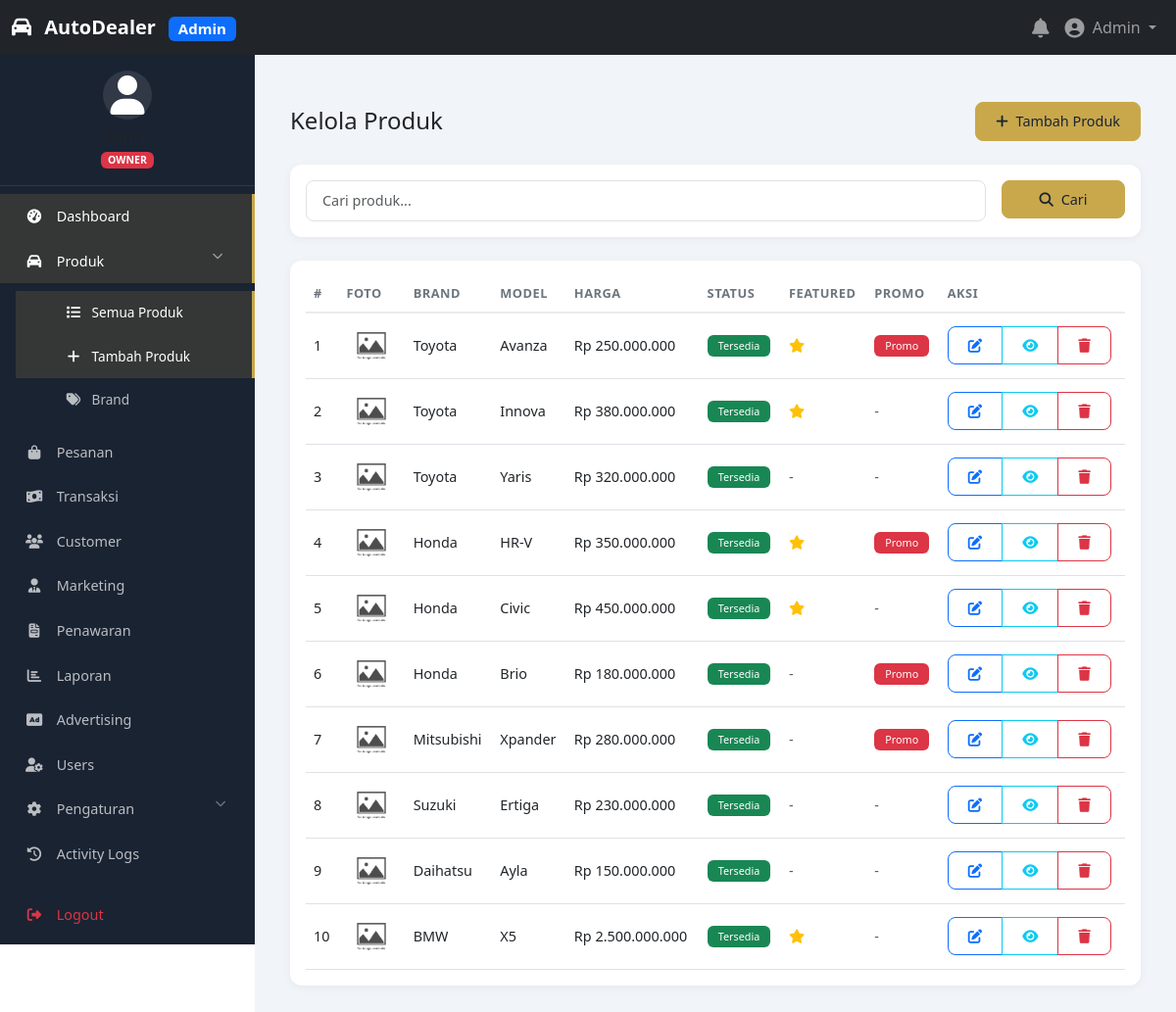
The page /admin/products/index.php (signed in) on the database its author committed.
### tables this page shows
CREATE TABLE IF NOT EXISTS users (
    id INT PRIMARY KEY AUTO_INCREMENT,
    username VARCHAR(50) UNIQUE DEFAULT NULL,
    email VARCHAR(100) UNIQUE NOT NULL,
    password VARCHAR(255) NOT NULL,
    first_name VARCHAR(50) DEFAULT NULL,
    last_name VARCHAR(50) DEFAULT NULL,
    phone VARCHAR(20) DEFAULT NULL,
    avatar VARCHAR(255) DEFAULT NULL,
    role ENUM('owner', 'supervisor', 'marketing', 'customer') DEFAULT 'customer',
    status ENUM('active', 'inactive', 'suspended') DEFAULT 'active',
    last_login DATETIME DEFAULT NULL,
    remember_token VARCHAR(255) DEFAULT NULL,
    created_at TIMESTAMP DEFAULT CURRENT_TIMESTAMP,
    updated_at TIMESTAMP DEFAULT CURRENT_TIMESTAMP ON UPDATE CURRENT_TIMESTAMP,
    INDEX idx_email (email),
    INDEX idx_username (username),
    INDEX idx_role (role),
    INDEX idx_status (status)
);

CREATE TABLE IF NOT EXISTS products (
    id INT PRIMARY KEY AUTO_INCREMENT,
    brand_id INT NOT NULL,
    model VARCHAR(100) NOT NULL,
    variant VARCHAR(100) DEFAULT NULL,
    slug VARCHAR(150) UNIQUE NOT NULL,
    year INT DEFAULT NULL,
    price DECIMAL(15,2) NOT NULL,
    promo_price DECIMAL(15,2) DEFAULT NULL,
    mileage INT DEFAULT NULL,
    transmission ENUM('Manual', 'Automatic', 'CVT', 'DCT') DEFAULT 'Manual',
    fuel_type ENUM('Bensin', 'Diesel', 'Electric', 'Hybrid') DEFAULT 'Bensin',
    color VARCHAR(50) DEFAULT NULL,
    `condition` ENUM('Baru', 'Bekas', 'Reconditioned') DEFAULT 'Baru',
    stock INT DEFAULT 1,
    vin VARCHAR(50) DEFAULT NULL,
    description TEXT DEFAULT NULL,
    specifications JSON DEFAULT NULL,
    is_featured BOOLEAN DEFAULT FALSE,
    is_promo BOOLEAN DEFAULT FALSE,
    status ENUM('available', 'sold', 'reserved', 'inactive') DEFAULT 'available',
    views INT DEFAULT 0,
    created_at TIMESTAMP DEFAULT CURRENT_TIMESTAMP,
    updated_at TIMESTAMP DEFAULT CURRENT_TIMESTAMP ON UPDATE CURRENT_TIMESTAMP,
    FOREIGN KEY (brand_id) REFERENCES brands(id) ON DELETE CASCADE,
    INDEX idx_brand (brand_id),
    INDEX idx_slug (slug),
    INDEX idx_status (status),
    INDEX idx_price (price),
    INDEX idx_year (year),
    INDEX idx_featured (is_featured),
    INDEX idx_promo (is_promo)
);

CREATE TABLE IF NOT EXISTS brands (
    id INT PRIMARY KEY AUTO_INCREMENT,
    name VARCHAR(50) NOT NULL,
    slug VARCHAR(50) UNIQUE NOT NULL,
    logo VARCHAR(255) DEFAULT NULL,
    description TEXT DEFAULT NULL,
    status ENUM('active', 'inactive') DEFAULT 'active',
    sort_order INT DEFAULT 0,
    created_at TIMESTAMP DEFAULT CURRENT_TIMESTAMP,
    updated_at TIMESTAMP DEFAULT CURRENT_TIMESTAMP ON UPDATE CURRENT_TIMESTAMP,
    INDEX idx_slug (slug),
    INDEX idx_status (status)
);

### admin/products/index.php (the view, shortened to what the rows shown need)
<?php
require_once '../../config/config.php';
require_once '../../includes/functions.php';
$auth->requireRole(['owner', 'supervisor']);
include '../includes/admin-header.php';
$db = Database::getInstance();
$page = $_GET['page'] ?? 1;
$limit = 15;
$offset = ($page - 1) * $limit;
$params = [];
$where = '1=1';
$sql = "SELECT p.*, b.name as brand_name
        FROM products p
        JOIN brands b ON p.brand_id = b.id
        WHERE $where
        ORDER BY p.created_at DESC
        LIMIT ? OFFSET ?";
$params[] = $limit;
$params[] = $offset;
$stmt = $db->prepare($sql);
$stmt->execute($params);
$products = $stmt->fetchAll();
?>
<div class="card">
    <div class="card-body">
        <div class="table-responsive">
            <table class="table table-hover">
                <thead>
                    <tr>
                        <th>#</th>
                        <th>Foto</th>
                        <th>Brand</th>
                        <th>Model</th>
                        <th>Harga</th>
                        <th>Status</th>
                        <th>Featured</th>
                        <th>Promo</th>
                        <th>Aksi</th>
                    </tr>
                </thead>
                <tbody>
                    <?php if (empty($products)): ?>
                        <tr>
                            <td colspan="9" class="text-center">Belum ada produk</td>
                        </tr>
                    <?php else: ?>
                        <?php foreach ($products as $index => $product): ?>
                            <tr>
                                <td><?= $offset + $index + 1 ?></td>
                                <td>
                                    <?php
                                    $stmt = $db->prepare("SELECT image_path FROM product_images WHERE product_id = ? AND is_primary = 1 LIMIT 1");
                                    $stmt->execute([$product['id']]);
                                    $img = $stmt->fetch();
                                    $imgPath = $img ? UPLOADS_URL . 'products/' . $img['image_path'] : ASSETS_URL . 'images/no-image.jpg';
                                    ?>
                                    <img src="<?= $imgPath ?>" alt="<?= escape($product['model']) ?>"
                                         style="width: 50px; height: 50px; object-fit: cover; border-radius: 4px;">
                                </td>
                                <td><?= escape($product['brand_name']) ?></td>
                                <td><?= escape($product['model']) ?></td>
                                <td><?= formatCurrency($product['price']) ?></td>
                                <td>
                                    <span class="badge bg-<?= getStatusBadge($product['status']) ?>">
                                        <?= getStatusLabel($product['status']) ?>
                                    </span>
                                </td>
                                <td>
                                    <?php if ($product['is_featured']): ?>
                                        <i class="fas fa-star text-warning"></i>
                                    <?php else: ?>
                                        <span class="text-muted">-</span>
                                    <?php endif; ?>
                                </td>
                                <td>
                                    <?php if ($product['is_promo'] && $product['promo_price'] > 0): ?>
                                        <span class="badge bg-danger">Promo</span>
                                    <?php else: ?>
                                        <span class="text-muted">-</span>
                                    <?php endif; ?>
                                </td>
                                <td>
                                    <div class="btn-group btn-group-sm">
                                        <a href="edit.php?id=<?= $product['id'] ?>" class="btn btn-outline-primary">
                                            <i class="fas fa-edit"></i>
                                        </a>
                                        <a href="<?= BASE_URL ?>product-detail.php?id=<?= $product['id'] ?>"
                                           class="btn btn-outline-info" target="_blank">
                                            <i class="fas fa-eye"></i>
                                        </a>
                                        <?php if ($auth->hasRole('owner')): ?>
                                            <button class="btn btn-outline-danger" onclick="confirmDelete(<?= $product['id'] ?>)">
                                                <i class="fas fa-trash"></i>
                                            </button>
                                        <?php endif; ?>
                                    </div>
                                </td>
                            </tr>
                        <?php endforeach; ?>
                    <?php endif; ?>
                </tbody>
            </table>
        </div>
    </div>
</div>
<?php include '../includes/admin-footer.php'; ?>

### admin/includes/admin-header.php (shortened to what the rows shown need)
<?php
require_once dirname(__DIR__, 2) . '/config/config.php';
require_once dirname(__DIR__, 2) . '/includes/functions.php';
$user = $auth->getCurrentUser();
?>
<!DOCTYPE html>
<html lang="id">
<head>
    <link href="https://cdn.jsdelivr.net/npm/bootstrap@5.3.0/dist/css/bootstrap.min.css" rel="stylesheet">
    <link rel="stylesheet" href="https://cdnjs.cloudflare.com/ajax/libs/font-awesome/6.5.0/css/all.min.css">
    <link rel="stylesheet" href="<?= ASSETS_URL ?>css/admin.css?v=<?= time() ?>">
    <link rel="stylesheet" href="<?= ASSETS_URL ?>css/responsive.css?v=<?= time() ?>">
</head>
<body>
    <nav class="navbar navbar-expand-lg navbar-dark bg-dark fixed-top">
        <div class="container-fluid">
            <div class="collapse navbar-collapse" id="adminNavbar">
                <ul class="navbar-nav ms-auto align-items-center">
                    <li class="nav-item dropdown">
                        <a class="nav-link dropdown-toggle" href="#" data-bs-toggle="dropdown">
                            <i class="fas fa-user-circle fa-lg me-1"></i>
                            <?= escape($user['first_name'] ?? $user['username'] ?? 'User') ?>
                        </a>
                    </li>
                </ul>
            </div>
        </div>
    </nav>
    <div class="admin-wrapper">
        <?php include 'admin-sidebar.php'; ?>
        <div class="admin-content">
            <div class="container-fluid py-4">

### admin/includes/admin-sidebar.php (shortened to what the rows shown need)
<?php
$user = $auth->getCurrentUser();
$role = $user['role'];
?>
<nav class="admin-sidebar">
    <div class="sidebar-user text-center py-3">
        <small class="text-muted">
            <span class="badge bg-<?= $role == 'owner' ? 'danger' : ($role == 'supervisor' ? 'warning' : 'info') ?>">
                <?= strtoupper($role) ?>
            </span>
        </small>
    </div>
</nav>

### rows shown on the page
users: first_name "Admin", role "OWNER"
products: index "1", brand.name "Toyota", model "Avanza", price "Rp 250.000.000", status "Tersedia", is_featured 1 (drawn), is_promo "Promo"
products: index "2", brand.name "Toyota", model "Innova", price "Rp 380.000.000", status "Tersedia", is_featured 1 (drawn)
products: index "3", brand.name "Toyota", model "Yaris", price "Rp 320.000.000", status "Tersedia"
products: index "4", brand.name "Honda", model "HR-V", price "Rp 350.000.000", status "Tersedia", is_featured 1 (drawn), is_promo "Promo"
products: index "5", brand.name "Honda", model "Civic", price "Rp 450.000.000", status "Tersedia", is_featured 1 (drawn)
products: index "6", brand.name "Honda", model "Brio", price "Rp 180.000.000", status "Tersedia", is_promo "Promo"
products: index "7", brand.name "Mitsubishi", model "Xpander", price "Rp 280.000.000", status "Tersedia", is_promo "Promo"
products: index "8", brand.name "Suzuki", model "Ertiga", price "Rp 230.000.000", status "Tersedia"
products: index "9", brand.name "Daihatsu", model "Ayla", price "Rp 150.000.000", status "Tersedia"
products: index "10", brand.name "BMW", model "X5", price "Rp 2.500.000.000", status "Tersedia", is_featured 1 (drawn)
